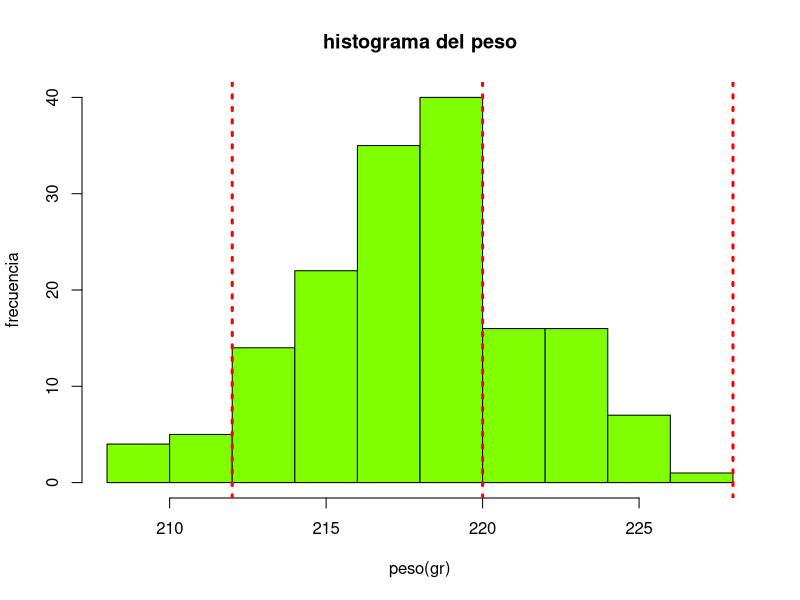
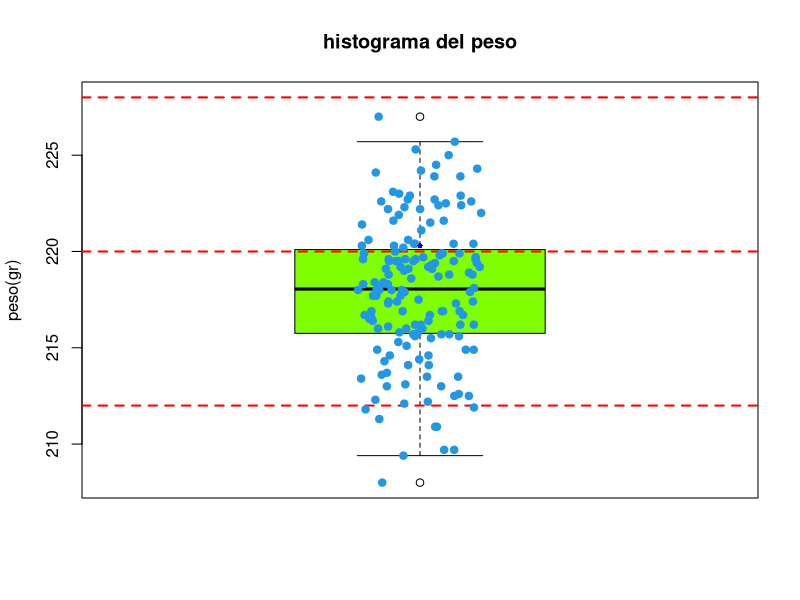
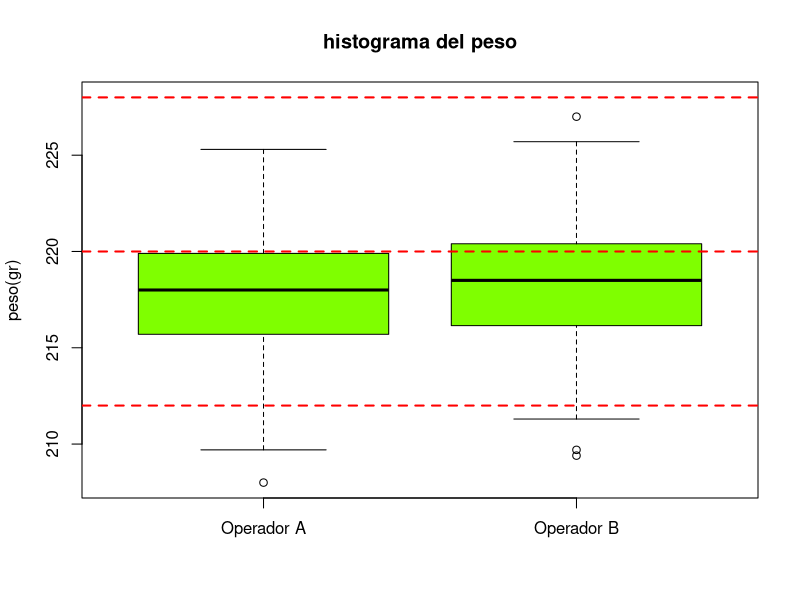
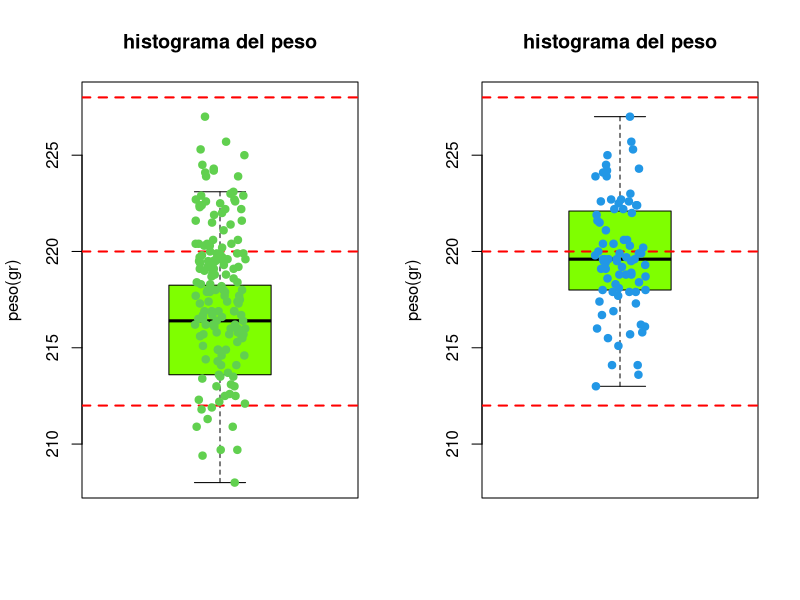
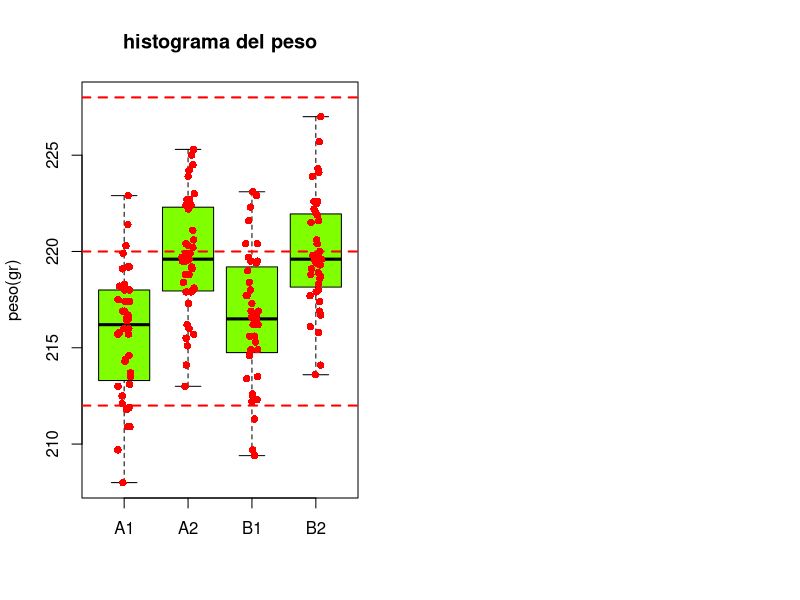

Write the R code that produced these figures, in order.
#------------------------------------------------------#
#-- Universidad del Valle: Escuela de Estadistica    --#
#-- Taller1                                          --# 
#-- Asignatura: Probabilidad y Estadística           --#
#-- Profesores: Ivan Mauricio Bermudez               --#
#------------------------------------------------------#
#               ESTUDIANTES:CODIGO
#-- Javier Humberto Grijalba Camayo: 1743693         --# 
#-- :              --# 
#------------------------------------------------------#
#y es la variable respuesta, y x es la variable explicativa
#relaciones lineales,
#### 0. Establecer el directorio de trabajo ####


#### 1. Lectura de datos ####

datos <- read.table("data_embutidos.txt", header=TRUE, dec=".")

names(datos) #nombres de las variables en la BD.
str(datos)  #Indica el tipo de variable
head(datos) #Muestra las primeras lineas de la BD.

#### 2.a. Crear histograma ####

hist(datos$peso,
     main=paste("histograma del peso"),
     xlab="peso(gr)",
     ylab="frecuencia",
     xlim=c(208,228),
     col="#7FFF00")
#esto sobrepone lineas
#esta funcion siempre va despues del grafico
abline(v=c(212,220,228),lty=c(3,3,3),lwd=c(3,3,3),col="red")


###### 2.b. Crear Boxplot ######
#boxplot(datos$peso) #generico
#no hay medidad de frecuencia asi que omitimos xlab
boxplot(datos$peso,
        main="histograma del peso",
        ylab="peso(gr)",
        ylim=c(208,228),
        col="#7FFF00")
abline(h=c(212,220,228),lty=2,lwd=2,col="red")
# Points
stripchart(datos$peso,              # Data
           method = "jitter", # Random noise
           pch = 19,          # Pch symbols
           col = 4,           # Color of the symbol
           vertical = TRUE,   # Vertical mode
           add = TRUE)        # Add it over

points(datos$peso, pch = 16, col = "blue", cex = 0.7)


#estaba tratando de agregar los puntos al box plot
#boxplot(c(1, 2, 3, 4, 5,5,5))
#x <- c(1, 2, 3)
#y <- c(3, 3, 1)
#points(x,y, pch = 16, col = "red")

###### 2.c. indicadores de tendencia central ######
mean(datos$peso)
median(datos$peso)

mean(datos[datos$operario == 'A',]$peso)
mean(datos[datos$operario == 'B',]$peso)


mean(datos[datos$maquina == 1,]$peso)
median(datos[datos$maquina == 1,]$peso)

mean(datos[datos$maquina == 2,]$peso)
median(datos[datos$maquina == 2,]$peso)

#### 3. tratando de encontrar porque esta fallando esto ####
#trataremos las 4 combinaciones de de maquina con operador.
#operador 1 y maquina 1
#operador 1 y mauqina 2
#operador 2 y mauqina 1
#operador 2 y mauqina 2

##### 3.a. revisando si alguno de los operadores es responsable #####
#datosOperadorA<-which(datos$operario == 'A')
#datosOperadorB<-which(datos$operario == 'B')

datosOperadorA<-datos[datos$operario == 'A',]
datosOperadorB<-datos[datos$operario == 'B',]

boxplot(datosOperadorA$peso,datosOperadorB$peso,
        names=c("Operador A","Operador B"),
        main="histograma del peso",
        ylab="peso(gr)",
        ylim=c(208,228),
        col="#7FFF00")
abline(h=c(212,220,228),lty=2,lwd=2,col="red")



##### 3.b. revisando si alguno de las maquinas es responsable #####
datosMaquina1<-datos[datos$maquina == 1,]
datosMaquina2<-datos[datos$maquina == 2,]
par(mfrow = c(1, 2))
boxplot(datosMaquina1$peso,
        names=c("Maquina 1"),
        main="histograma del peso",
        ylab="peso(gr)",
        ylim=c(208,228),
        col="#7FFF00")
abline(h=c(212,220,228),lty=2,lwd=2,col="red")
# Points
stripchart(c(datosMaquina1$peso,datosMaquina2$peso),              # Data
           method = "jitter", # Random noise
           pch = 19,          # Pch symbols
           col = 3:4,           # Color of the symbol
           vertical = TRUE,   # Vertical mode
           add = TRUE)        # Add it over

boxplot(datosMaquina2$peso,
        names=c("Maquina 2"),
        main="histograma del peso",
        ylab="peso(gr)",
        ylim=c(208,228),
        col="#7FFF00")
abline(h=c(212,220,228),lty=2,lwd=2,col="red")
stripchart(datosMaquina2$peso,              # Data
           method = "jitter", # Random noise
           pch = 19,          # Pch symbols
           col = 4,           # Color of the symbol
           vertical = TRUE,   # Vertical mode
           
           add = TRUE)
#basado en este boxplot voy a asumir que la maquina 1 es responsable
#por las dificultades

##### 3.c. probando cada combinacion de maquina y operario #####


datosA1 <- datos[(datos$operario == 'A')& (datos$maquina == 1),]
datosA2 <- datos[(datos$operario == 'A')& (datos$maquina == 2),]
datosB1 <- datos[(datos$operario == 'B')& (datos$maquina == 1),]
datosB2 <- datos[(datos$operario == 'B')& (datos$maquina == 2),]
boxplot(datosA1$peso,datosA2$peso,datosB1$peso,datosB2$peso,
        names=c("A1","A2","B1","B2"),
        main="histograma del peso",
        ylab="peso(gr)",
        ylim=c(208,228),
        col="#7FFF00",
        outline=TRUE)
stripchart(list(datosA1$peso, datosA2$peso, datosB1$peso, datosB2$peso),
           method = "jitter",  # Adjust the method as per your preference
           vertical = TRUE,
           add = TRUE,
           pch = 16,  # Set the point character (16 is a solid dot)
           col = "red")
abline(h=c(212,220,228),lty=2,lwd=2,col="red")
#habiendo hecho las 4 combinaciones de maquinas y operadores, concluyo que
#los resultados permanecen mas centrados cuando usamos la maquina 2
